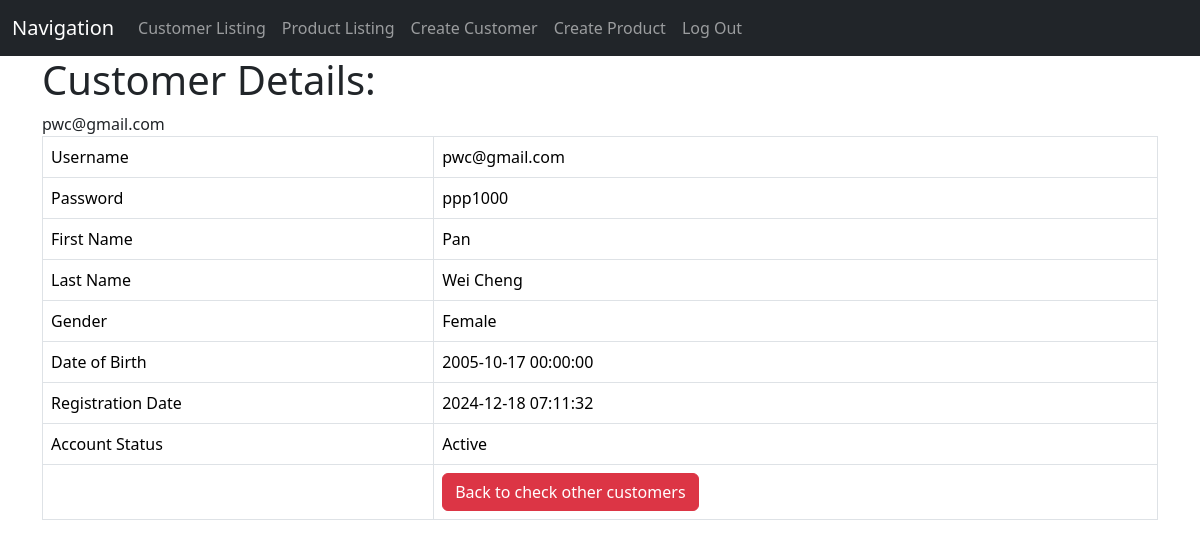
Before: /customer_details.php?id=pwc@gmail.com with the older database file.
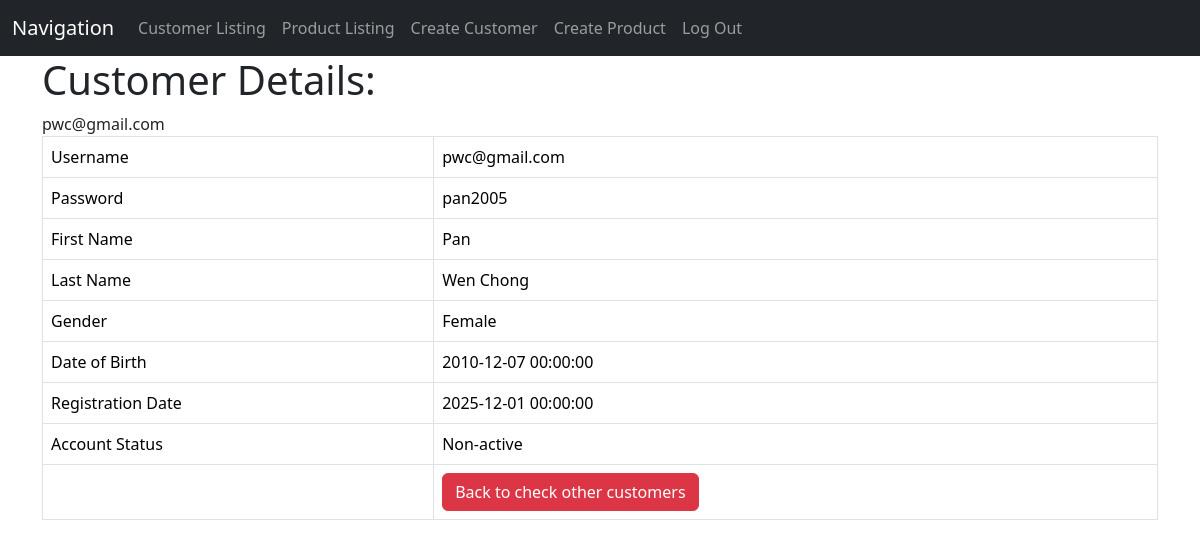
After: the same page with the newer database file.
### tables this page shows
CREATE TABLE IF NOT EXISTS `customers` (
  `user_name` varchar(50) NOT NULL,
  `password` varchar(20) NOT NULL,
  `firstname` varchar(30) NOT NULL,
  `lastname` varchar(30) NOT NULL,
  `gender` varchar(8) NOT NULL,
  `dateofbirth` datetime NOT NULL,
  `registrationdate` datetime NOT NULL,
  `accountstatus` varchar(15) NOT NULL,
  PRIMARY KEY (`user_name`)
);

### customer_details.php (the view, shortened to what this page needs)
<!DOCTYPE HTML>
<html>
<head>
    <link href="https://cdn.jsdelivr.net/npm/bootstrap@5.3.3/dist/css/bootstrap.min.css" rel="stylesheet">
</head>
<head>
    <link href="https://cdn.jsdelivr.net/npm/bootstrap@5.3.3/dist/css/bootstrap.min.css" rel="stylesheet">
</head>
<body>
    <nav class="navbar navbar-expand-lg navbar-dark bg-dark">
        <div class="container-fluid">
            <a class="navbar-brand" href="#">Navigation</a>
            <div class="collapse navbar-collapse" id="navbarNav">
                <ul class="navbar-nav">
                    <li class="nav-item">
                        <a class="nav-link" href="customer_listing.php">Customer Listing</a>
                    </li>
                    <li class="nav-item">
                        <a class="nav-link" href="product_listing.php">Product Listing</a>
                    </li>
                    <li class="nav-item">
                        <a class="nav-link" href="customer_create.php">Create Customer</a>
                    </li>
                    <li class="nav-item">
                        <a class="nav-link" href="product_create.php">Create Product</a>
                    </li>
                    <li class="nav-item">
                        <a class="nav-link" href="log_out.php">Log Out</a>
                    </li>
                </ul>
            </div>
        </div>
    </nav>
</body>
<body>
    <div class="container">
        <div class="page-header">
            <h1>Customer Details:</h1>
        </div>
        <?php
        $user_name = isset($_GET['id']) ? $_GET['id'] : die('ERROR: Record user_name not found.');
        echo $user_name;
        include 'config/database.php';
        try {
            $query = "SELECT user_name, password, firstname, lastname, gender, dateofbirth, registrationdate, accountstatus FROM customers WHERE user_name = ? LIMIT 0,1";
            $stmt = $con->prepare($query);
            $stmt->bindParam(1, $user_name);
            $stmt->execute();
            $row = $stmt->fetch(PDO::FETCH_ASSOC);
            $password = $row['password'];
            $firstname = $row['firstname'];
            $lastname = $row['lastname'];
            $gender = ($row['gender'] == 1) ? 'Male' : 'Female';
            $dateofbirth = $row['dateofbirth'];
            $registrationdate = $row['registrationdate'];
            $accountstatus = ($row['accountstatus'] == 1) ? 'Active' : 'Non-active';
        }
        catch (PDOException $exception) {
            die('ERROR: ' . $exception->getMessage());
        }
        ?>
        <table class='table table-hover table-responsive table-bordered'>
            <tr>
                <td>Username</td>
                <td><?php echo $user_name;  ?></td>
            </tr>
            <tr>
                <td>Password</td>
                <td><?php echo $password;  ?></td>
            </tr>
            <tr>
                <td>First Name</td>
                <td><?php echo $firstname;  ?></td>
            </tr>
            <tr>
                <td>Last Name</td>
                <td><?php echo $lastname;  ?></td>
            </tr>
            <tr>
                <td>Gender</td>
                <td><?php echo $gender;  ?></td>
            </tr>
            <tr>
                <td>Date of Birth</td>
                <td><?php echo $dateofbirth;  ?></td>
            </tr>
            <tr>
                <td>Registration Date</td>
                <td><?php echo $registrationdate;  ?></td>
            </tr>
            <tr>
                <td>Account Status</td>
                <td><?php echo $accountstatus;  ?></td>
            </tr>
            <tr>
                <td></td>
                <td>
                    <a href='customer_listing.php' class='btn btn-danger'>Back to check other customers</a>
                </td>
            </tr>
        </table>
    </div>
</body>
</html>

Changed rows visible on the page:
changed customers "Pan": password "ppp1000" → "pan2005"; lastname "Wei Cheng" → "Wen Chong"; dateofbirth "2005-10-17 00:00:00" → "2010-12-07 00:00:00"; registrationdate "2024-12-18 07:11:32" → "2025-12-01 00:00:00"; accountstatus "Active" → "Non-active"
